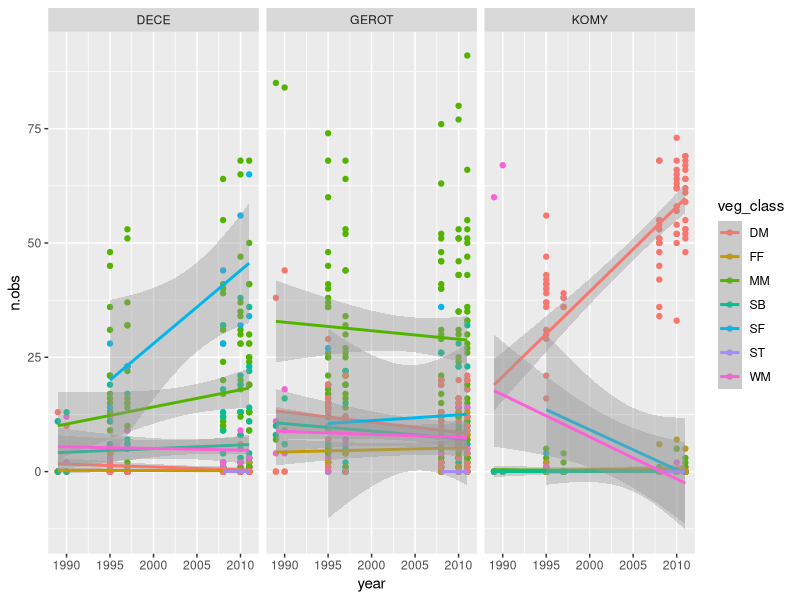
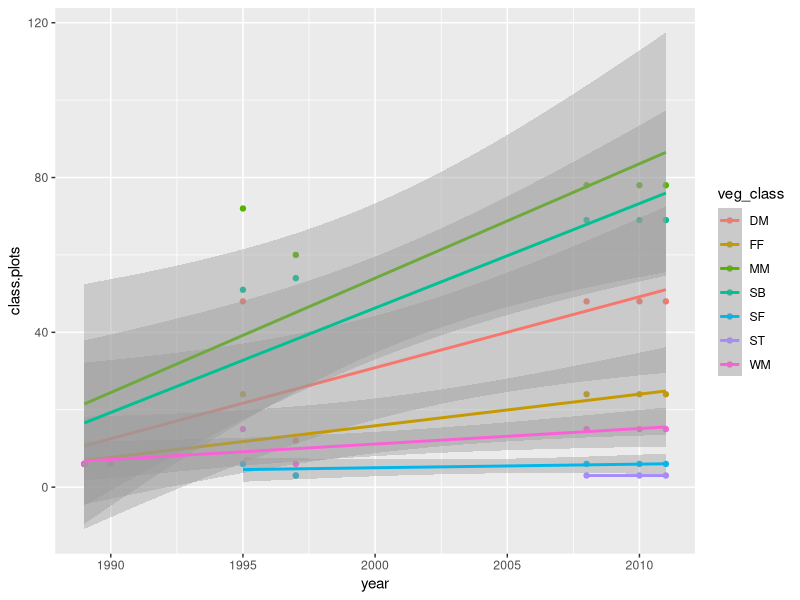
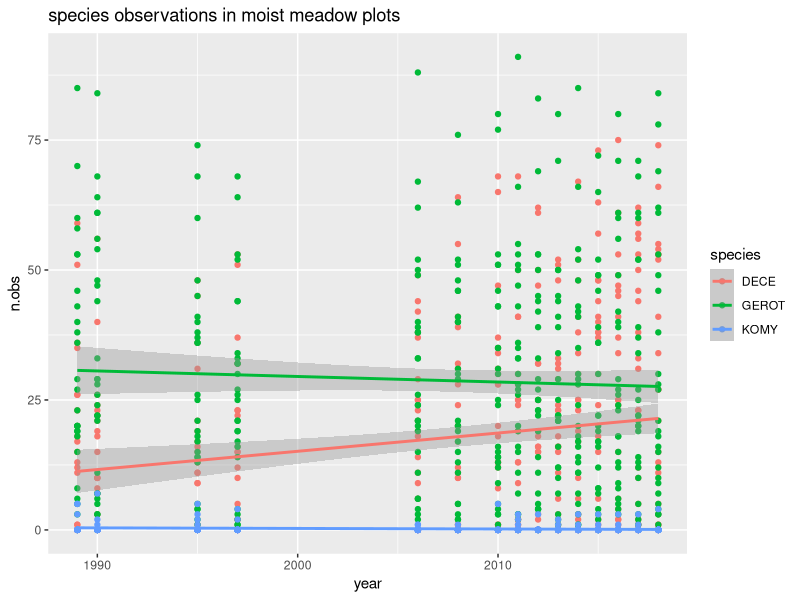
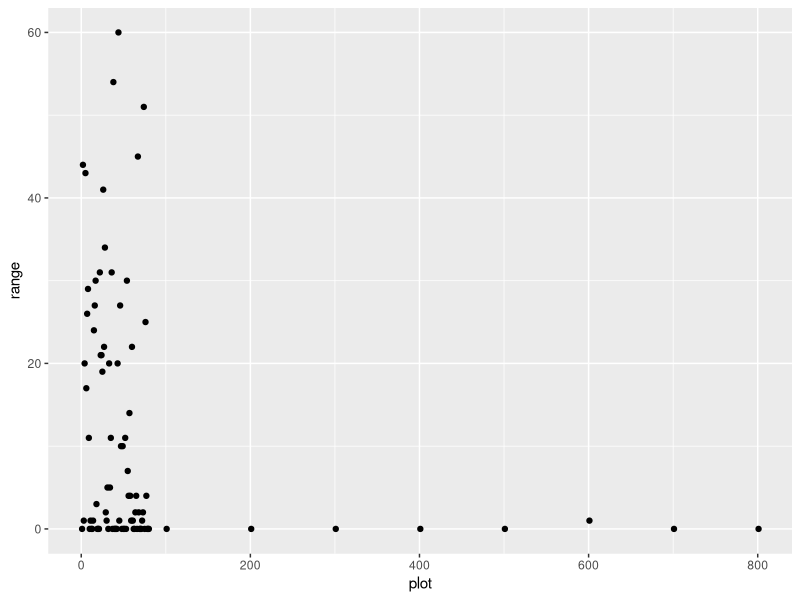
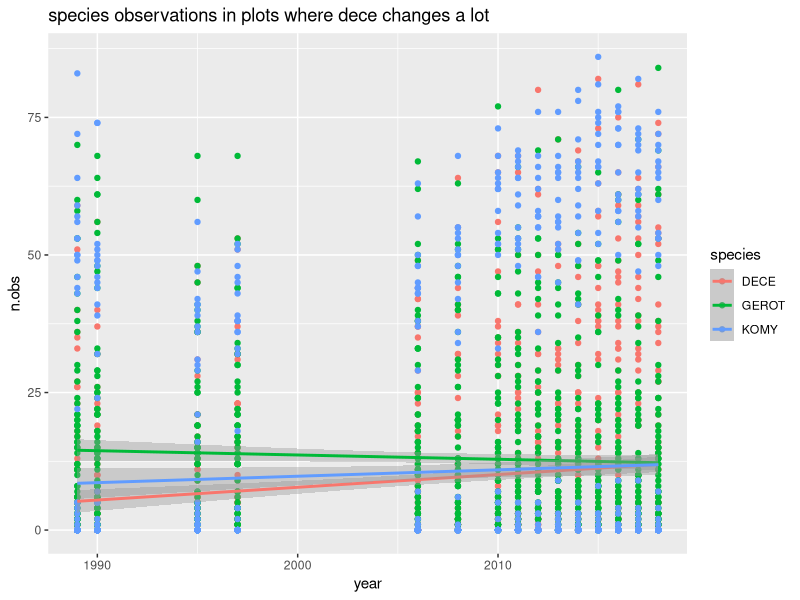

The R source for these figures, in order:
library(tidyr)
library(dplyr)
library(ggplot2)

veg<-read.csv('01_process_data/output/veg_all_predictors.csv')
head(veg)

##are there trends within veg types

veg%>%
  drop_na(veg_class)%>%
  ggplot( aes(x = year, y = n.obs, color = veg_class))+
  geom_point(aes(x =year, y = n.obs, color = veg_class))+
  geom_smooth(method = 'lm')+
    facet_wrap(vars(species))
##Komy looks like it is increasing in Dry meadow
komy.dm<-veg%>%
  filter(species %in% 'KOMY')%>%
  filter(veg_class %in% 'DM')
 summary(lm(data = komy.dm, n.obs~year))
 
 ##dece is maybe increasing in mm -p.value = 0.09
dece.mm<-veg%>%
   filter(species %in% 'DECE')%>%
   filter(veg_class %in% 'MM')
 summary(lm(data = dece.mm, n.obs~year))

 
 #are the porpotion of veg classes changing over time
 veg%>%
   drop_na(veg_class)%>%
   group_by(veg_class, year)%>%
   summarise(class.plots = n())%>%
   ggplot(aes(x= year, y = class.plots, color = veg_class))+
   geom_point(aes(x= year, y = class.plots))+
   geom_smooth(method = 'lm')
 
 #plots
 #are there plots that change
 #look within moist meadow plots (plots that were designated as moist meadow in 2010)
mmplots<- veg$plot[which(veg$year==2010 & veg$veg_class == 'MM' & veg$species == 'DECE')]

veg%>%
  filter(plot %in% mmplots)%>%
  ggplot(aes(x=year, y= n.obs, color = species))+
  geom_point(aes(x=year, y= n.obs, color = species))+
  geom_smooth(method = 'lm')+
  ggtitle('species observations in moist meadow plots')
  
dece.mm.all<-veg%>%
  filter(plot %in% mmplots)%>%
  filter(species %in% 'DECE')
summary(lm(data = dece.mm.all, n.obs~year))#very sig. r2 only 0.03 though

#plot plots by range of dece values
veg%>%
  filter(species %in% 'DECE')%>%
  group_by(plot)%>%
  summarise(
    range = max(n.obs)-min(n.obs)
  )%>%
  ggplot(aes(plot, range))+
  geom_point(aes(plot, range))
  #some plots vary a lot in number of dece hits
plot.range<-veg%>%
  filter(species %in% 'DECE')%>%
  group_by(plot)%>%
  summarise(
    range = max(n.obs)-min(n.obs)
  )
high.range.plots<-veg$plot[which(plot.range>20)]
veg%>%
  filter(plot %in% high.range.plots)%>%
  ggplot(aes(x=year, y= n.obs, color = species))+
  geom_point(aes(x=year, y= n.obs, color = species))+
  geom_smooth(method = 'lm')+
  ggtitle('species observations in plots where dece changes a lot')
 